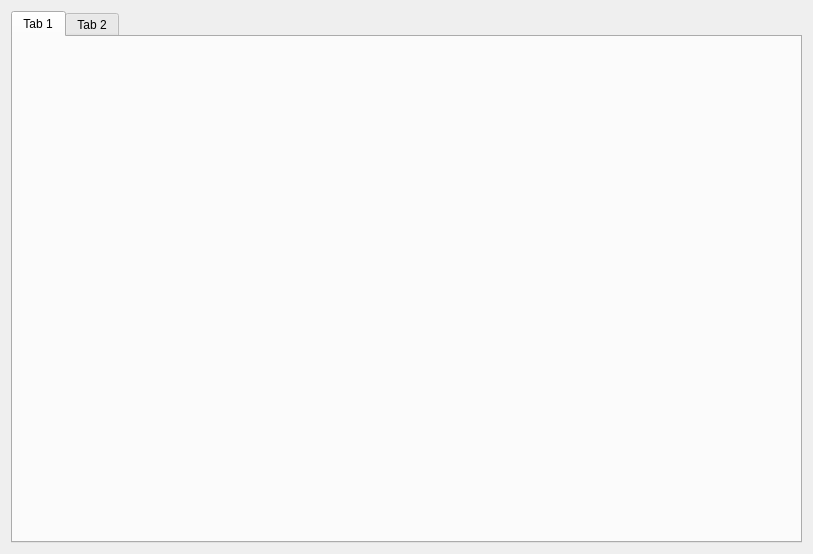
<?xml version="1.0" encoding="UTF-8"?>
<ui version="4.0">
 <class>RemoteWidget</class>
 <widget class="QWidget" name="RemoteWidget">
  <property name="geometry">
   <rect>
    <x>0</x>
    <y>0</y>
    <width>813</width>
    <height>554</height>
   </rect>
  </property>
  <property name="windowTitle">
   <string notr="true">Form</string>
  </property>
  <layout class="QGridLayout" name="gridLayout">
   <item row="0" column="0">
    <widget class="QTabWidget" name="tabWidget">
     <property name="currentIndex">
      <number>0</number>
     </property>
     <widget class="IPSetWidget" name="tab">
      <attribute name="title">
       <string notr="true">Tab 1</string>
      </attribute>
     </widget>
     <widget class="AutoCtrlBoardIPSetWidget" name="tab_2">
      <attribute name="title">
       <string notr="true">Tab 2</string>
      </attribute>
     </widget>
    </widget>
   </item>
  </layout>
 </widget>
 <customwidgets>
  <customwidget>
   <class>IPSetWidget</class>
   <extends>QWidget</extends>
   <header location="global">systeminfo/ipsetwidget.h</header>
   <container>1</container>
  </customwidget>
  <customwidget>
   <class>AutoCtrlBoardIPSetWidget</class>
   <extends>QWidget</extends>
   <header>systeminfo/autoctrlboardipsetwidget.h</header>
   <container>1</container>
  </customwidget>
 </customwidgets>
 <resources/>
 <connections/>
</ui>
